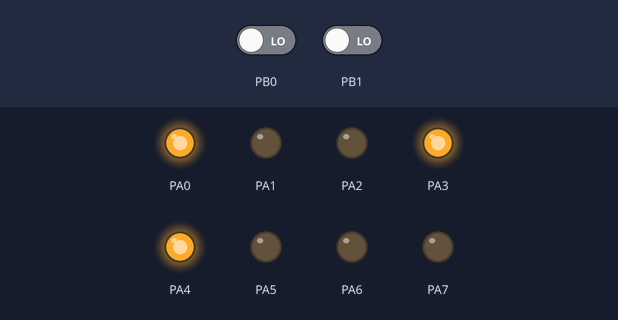
This program was run on a simulated ATmega128, built with avr-gcc and emulated at 16 MHz. Shown: output pins drawn as LEDs (lit = HIGH). The test bench sets the inputs (shaded band); at power-on: PB0 LOW, PB1 LOW.

Above: at 0.1 s.
Timing chart, 0 to 1.6 s (numbered marks = the images above):
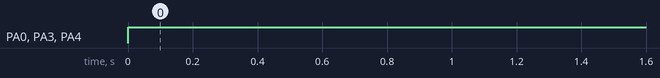

Measured:
- by itself, PA0, PA3, PA4: LOW → HIGH at 0.00 s

The program:

main.c
```c
/*
 * GccApplication2.c
 *
 * Created: 2017-11-19 오후 4:00:28
 * Author : dsm2017
 */
#define F_CPU 16000000

#include <avr/io.h>
#include <util/delay.h>

int main(void)
{
	int cntDwn[10];
	int i = 9;
	//                  A B C D E F G dp
	cntDwn[0] = 0x03; //0 0 0 0 0 0 1 1
	cntDwn[1] = 0x9f; //1 0 0 1 1 1 1 1
	cntDwn[2] = 0x25; //0 0 1 0 0 1 0 1
	cntDwn[3] = 0x0d; //0 0 0 0 1 1 0 1
	cntDwn[4] = 0x99; //1 0 0 1 1 0 0 1
	cntDwn[5] = 0x49; //0 1 0 0 1 0 0 1
	cntDwn[6] = 0x41; //0 1 0 0 0 0 0 1
	cntDwn[7] = 0x1b; //0 0 0 1 1 0 1 1
	cntDwn[8] = 0x01; //0 0 0 0 0 0 0 1
	cntDwn[9] = 0x19; //0 0 0 1 1 0 0 1

	DDRA = 0xff;
	DDRB = 0x00;

	PORTA = cntDwn[i];

    while (1)
    {
		while ((PINB & 0x03) == 0x03);

		if((PINB & 0x03) == 2) //10
		{
			i = (i + 1) % 10;
		}
		else if((PINB & 0x03) == 1)
		{
			i = (i-1 >= 0)? i-1 : 9;
		}

		PORTA = cntDwn[i];

		while((PINB & 0x03) != 3);

    }
}
```
